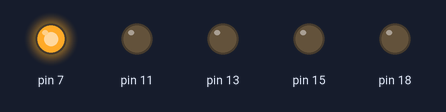
A program run on a simulated Raspberry Pi (header pin numbers). On the bench: output pins drawn as LEDs (lit = HIGH).

Above: at 0.02 s.
At 1.87 s:
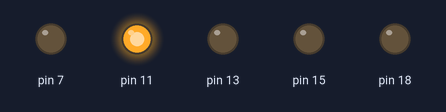
At 3.77 s:
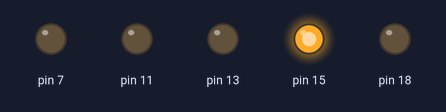
At 7.52 s:
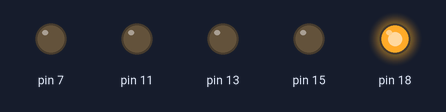
At 11.22 s:
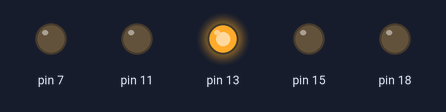
At 14.97 s:
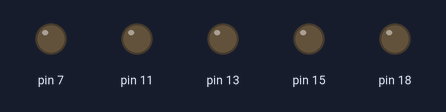
Timing chart, 0 to 15.3 s (numbered marks = the images above):
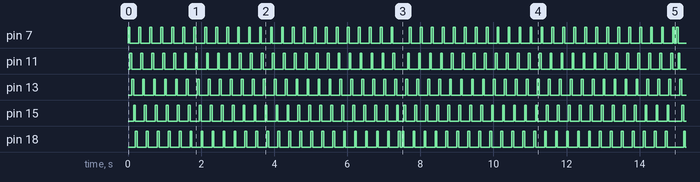

The program:

rpigpiotest3.py
```python
import RPi.GPIO as GPIO
import time

GPIO.setmode(GPIO.BOARD)

GPIO.setup(7,GPIO.OUT) # red
GPIO.setup(11,GPIO.OUT)# blue
GPIO.setup(13,GPIO.OUT)# yellow
GPIO.setup(15,GPIO.OUT)# Green
GPIO.setup(18,GPIO.OUT)# white

GPIO.setwarnings(False) # to disable warnings.


for x in range (0,25):

    GPIO.output(7,True)
    time.sleep(.05)
    GPIO.output(7,False)
    GPIO.output(11,True)
    time.sleep(.05)
    GPIO.output(11,False)
    GPIO.output(13,True)
    time.sleep(.05)
    GPIO.output(13,False)
    GPIO.output(15,True)
    time.sleep(.05)
    GPIO.output(15,False)
    GPIO.output(18,True)
    time.sleep(.05)
    GPIO.output(18,False)
    time.sleep(.05)

for y in range (0,25):

    GPIO.output(18,True)
    time.sleep(.05)
    GPIO.output(18,False)
    GPIO.output(15,True)
    time.sleep(.05)
    GPIO.output(15,False)
    GPIO.output(13,True)
    time.sleep(.05)
    GPIO.output(13,False)
    GPIO.output(11,True)
    time.sleep(.05)
    GPIO.output(11,False)
    GPIO.output(7,True)
    time.sleep(.05)
    GPIO.output(7,False)
    time.sleep(.05)

for z in range (0,100):
    GPIO.output(7,True)
    time.sleep(.05)
    GPIO.output(7,False)
    GPIO.output(11,True)
    time.sleep(.05)
    GPIO.output(11,False)
    GPIO.output(13,True)
    time.sleep(.05)
    GPIO.output(13,False)
    GPIO.output(15,True)
    time.sleep(.05)
    GPIO.output(15,False)
    GPIO.output(18,True)
    time.sleep(.05)
    GPIO.output(18,False)
    time.sleep(.05)
    GPIO.output(18,True)
    time.sleep(.05)
    GPIO.output(18,False)
    GPIO.output(15,True)
    time.sleep(.05)
    GPIO.output(15,False)
    GPIO.output(13,True)
    time.sleep(.05)
    GPIO.output(13,False)
    GPIO.output(11,True)
    time.sleep(.05)
    GPIO.output(11,False)
    GPIO.output(7,True)
    time.sleep(.05)
    GPIO.output(7,False)
    time.sleep(.05)


GPIO.cleanup()
```

Measured:
- by itself, pin 7, pin 18: moves between LOW and HIGH, repeating every 11.7 s
- by itself, pin 11, pin 15: moves between LOW and HIGH, repeating every 5.1 s
- by itself, pin 13: alternates HIGH for 0.05 s and LOW for 0.25 s
